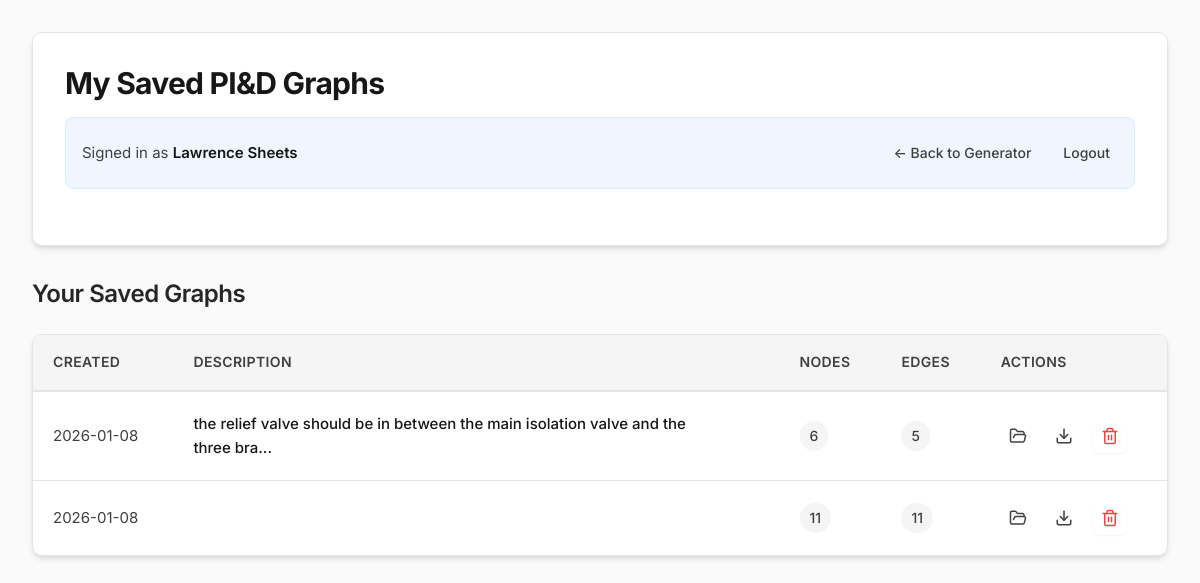
Page /my-graphs (signed in) on the earlier database version.
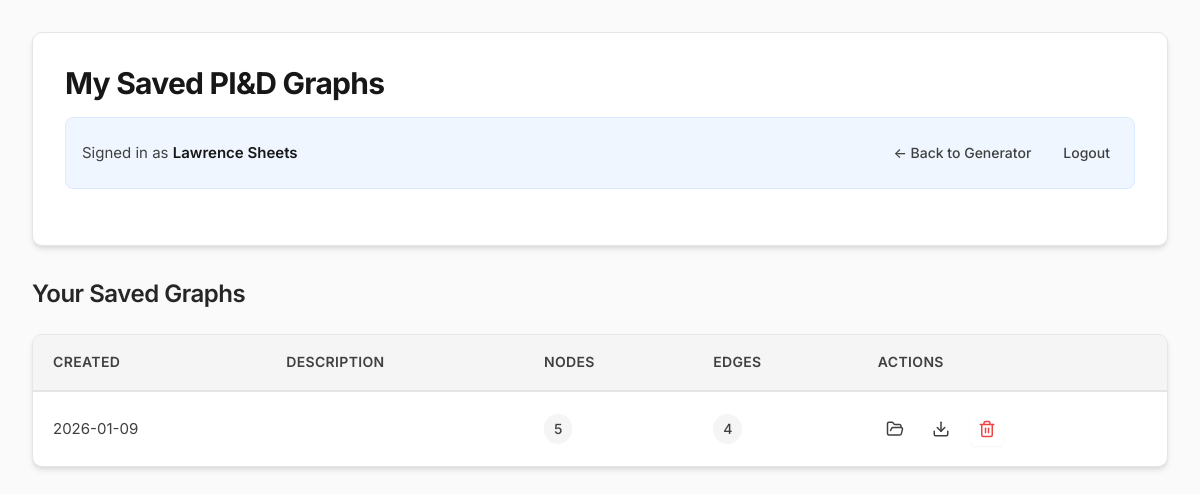
Same page on the later database version.
### tables this page shows
CREATE TABLE users (
                    id INTEGER PRIMARY KEY AUTOINCREMENT,
                    username TEXT UNIQUE,
                    password_hash TEXT,
                    provider TEXT,
                    provider_id TEXT,
                    email TEXT,
                    display_name TEXT,
                    created_at TEXT NOT NULL
                );

CREATE TABLE graphs (
            id INTEGER PRIMARY KEY AUTOINCREMENT,
            user_id INTEGER NOT NULL,
            filename TEXT NOT NULL,
            instruction TEXT,
            nodes_json TEXT,
            edges_json TEXT,
            created_at TEXT NOT NULL,
            FOREIGN KEY(user_id) REFERENCES users(id)
        );

### app/main.py (the view)
@app.get("/my-graphs")
async def my_graphs(request: Request):
    uid = request.session.get("user_id")
    if not uid:
        return RedirectResponse(url="/login", status_code=303)
    user = auth.get_user(uid)
    graphs = auth.get_graphs_for_user(uid)
    return templates.TemplateResponse("my_graphs.html", {"request": request, "user": user, "graphs": graphs})

### templates/my_graphs.html (shortened to what this page needs)
<!DOCTYPE html>
<html lang="en">
<head>
    <link rel="stylesheet" href="/static/styles.css">
</head>
<body>
    <div class="page-container">
        <div class="page-header">
            <h1>My Saved PI&D Graphs</h1>
            {% if user %}
            <div class="user-banner">
                <div class="user-info-text">
                    Signed in as <strong>{{ user.display_name or user.email or user.username }}</strong>
                </div>
                <div class="header-actions">
                    <a href="/" class="action-link">← Back to Generator</a>
                    <a href="/logout" class="action-link">Logout</a>
                </div>
            </div>
            {% endif %}
        </div>
        <h2 class="section-title">Your Saved Graphs</h2>
        {% if graphs %}
        <div class="graphs-table-container">
            <table class="graphs-table">
                <thead>
                    <tr>
                        <th>Created</th>
                        <th>Description</th>
                        <th>Nodes</th>
                        <th>Edges</th>
                        <th>Actions</th>
                    </tr>
                </thead>
                <tbody>
                    {% for graph in graphs %}
                    <tr>
                        <td>{{ graph.created_at[:10] }}</td>
                        <td>
                            <div class="graph-description">
                                {{ graph.instruction[:80] }}{% if graph.instruction|length > 80 %}...{% endif %}
                            </div>
                        </td>
                        <td>
                            <span class="graph-meta">{{ graph.nodes|length if graph.nodes else 0 }}</span>
                        </td>
                        <td>
                            <span class="graph-meta">{{ graph.edges|length if graph.edges else 0 }}</span>
                        </td>
                        <td>
                            <div class="graph-actions">
                                <a href="/load-graph/{{ graph.id }}" class="action-link" title="Load Graph"><i data-lucide="folder-open" style="width: 18px; height: 18px;"></i></a>
                                <a href="/download-graph/{{ graph.id }}" class="action-link" title="Download Graph"><i data-lucide="download" style="width: 18px; height: 18px;"></i></a>
                                <form action="/delete-graph/{{ graph.id }}" method="post" class="delete-form" onsubmit="return confirm('Are you sure you want to delete this graph?')">
                                    <button type="submit" class="delete-btn" title="Delete Graph"><i data-lucide="trash-2" style="width: 18px; height: 18px;"></i></button>
                                </form>
                            </div>
                        </td>
                    </tr>
                    {% endfor %}
                </tbody>
            </table>
        </div>
        {% endif %}
    </div>
</body>
</html>

### static/styles.css (style rules this page uses)
:root { --primary-blue: #3b82f6; --primary-blue-hover: #2563eb; --primary-blue-active: #1d4ed8; --primary-blue-light: #dbeafe; --primary-blue-ultralight: #eff6ff; --neutral-50: #fafafa; --neutral-100: #f5f5f5; --neutral-200: #e5e5e5; --neutral-300: #d4d4d4; --neutral-400: #a3a3a3; --neutral-500: #737373; --neutral-600: #525252; --neutral-700: #404040; --neutral-800: #262626; --neutral-900: #171717; --success: #10b981; --warning: #f59e0b; --error: #ef4444; --error-bg: #fef2f2; --space-xs: 0.25rem; --space-sm: 0.5rem; --space-md: 1rem; --space-lg: 1.5rem; --space-xl: 2rem; --space-2xl: 3rem; --radius-sm: 0.25rem; --radius-md: 0.375rem; --radius-lg: 0.5rem; --radius-xl: 0.625rem; --radius-full: 9999px; --shadow-sm: 0 1px 2px 0 rgba(0, 0, 0, 0.05); --shadow-md: 0 4px 6px -1px rgba(0, 0, 0, 0.1), 0 2px 4px -1px rgba(0, 0, 0, 0.06); --shadow-lg: 0 10px 15px -3px rgba(0, 0, 0, 0.1), 0 4px 6px -2px rgba(0, 0, 0, 0.05); --shadow-xl: 0 20px 25px -5px rgba(0, 0, 0, 0.1), 0 10px 10px -5px rgba(0, 0, 0, 0.04); --transition-fast: 150ms cubic-bezier(0.4, 0, 0.2, 1); --transition-base: 250ms cubic-bezier(0.4, 0, 0.2, 1); --transition-slow: 350ms cubic-bezier(0.4, 0, 0.2, 1); }
* { box-sizing: border-box; }
body { font-family: 'Inter', -apple-system, BlinkMacSystemFont, 'Segoe UI', Roboto, 'Helvetica Neue', Arial, sans-serif; margin: 0; padding: 0; color: var(--neutral-900); background-color: var(--neutral-50); font-size: 15px; line-height: 1.6; -webkit-font-smoothing: antialiased; -moz-osx-font-smoothing: grayscale; }
h1 { color: var(--neutral-900); font-weight: 700; font-size: 1.875rem; line-height: 2.25rem; letter-spacing: -0.025em; margin: 0; }
h2 { color: var(--neutral-800); font-weight: 600; font-size: 1.5rem; line-height: 2rem; letter-spacing: -0.02em; margin: 0 0 var(--space-lg) 0; }
form { margin-top: var(--space-xl); }
button { display: inline-flex; align-items: center; justify-content: center; gap: var(--space-sm); padding: 0.625rem 1.25rem; font-family: inherit; font-size: 0.9375rem; font-weight: 500; background-color: var(--primary-blue); color: white; border: none; border-radius: var(--radius-md); cursor: pointer; transition: all var(--transition-fast); box-shadow: var(--shadow-sm); white-space: nowrap; }
a { color: var(--primary-blue); text-decoration: none; font-weight: 500; transition: color var(--transition-fast); }

Differences in the rows shown:
removed graphs: created_at "2026-01-08", instruction "the relief valve should be in between the main isolation valve and the three bra", nodes|length "6", edges|length "5"
removed graphs: created_at "2026-01-08", nodes|length "11", edges|length "11"
added graphs: created_at "2026-01-09", nodes|length "5", edges|length "4"
